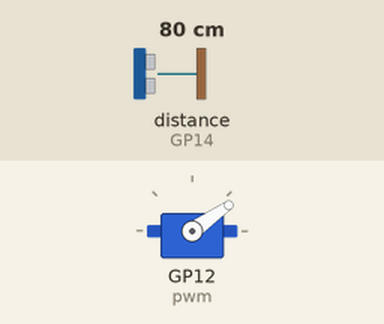
Recording of a program running on a simulated Raspberry Pi Pico running CircuitPython. Parts: servo. The inputs (shaded band) are chosen by the test bench; at power-on: distance to the obstacle (sensor on GP14) 80 cm. The echo pulse lasts 58.3 µs per cm.

Above: at 14.7 s.
14.8 s: distance to the obstacle (sensor on GP14) set to 2 cm
At 16.9 s:
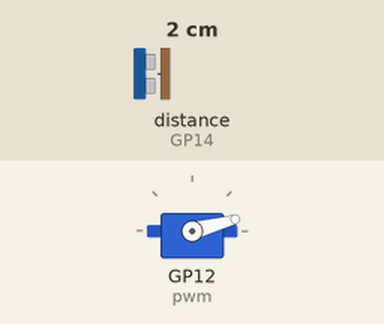
28.3 s: distance to the obstacle (sensor on GP14) set to 60 cm
At 28.9 s:
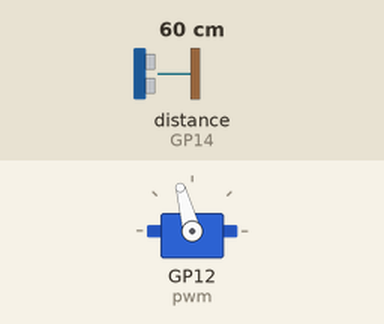
41.8 s: distance to the obstacle (sensor on GP14) set to 4 cm
At 42.4 s:
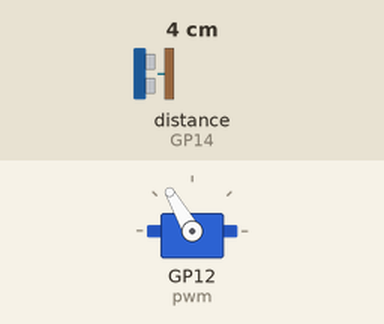
Timing chart, 0 to 61.3 s (numbered marks = the images above; inputs shaded):
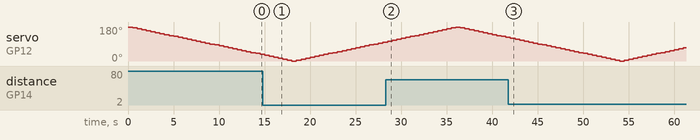

The program:

code.py
```python
# Created by: Clara T
# Created on: Apr 2025
# This program uses sonar to detect distance and then move a servo moter


import time
import board
import adafruit_hcsr04
import digitalio
import pwmio
from adafruit_motor import servo


# variables
seconds_to_microseconds_conversion_number = 1000000
sonar_delays = [2 / seconds_to_microseconds_conversion_number, 10 / seconds_to_microseconds_conversion_number]
delay_between_sonar_cheeks = 10
distance = 0
servo_delay = 0.5
TOO_CLOSE = 50

# setup
sonar = adafruit_hcsr04.HCSR04(trigger_pin = board.GP15, echo_pin = board.GP14)

# create a PWMOut object on Pin GP12.
pwm = pwmio.PWMOut(board.GP12 , duty_cycle=2 ** 15, frequency=50)

# Create a servo object, my_servo.
my_servo = servo.Servo(pwm)

# loop
while True:
    # Sonar gets the distance form object
    time.sleep(sonar_delays[0])
    distance = sonar.distance
    time.sleep(sonar_delays[1])

    # Turns on LED if an object’s distance is equal to or closer then 20 cm from the sonar
    if distance < TOO_CLOSE:
        for angle in range(0, 180, 5):  # 0 - 180 degrees, 5 degrees at a time.
            my_servo.angle = angle
            time.sleep(servo_delay)
    else:
        for angle in range(180, 0, -5): # 180 - 0 degrees, 5 degrees at a time.
            my_servo.angle = angle
            time.sleep(servo_delay)
```
